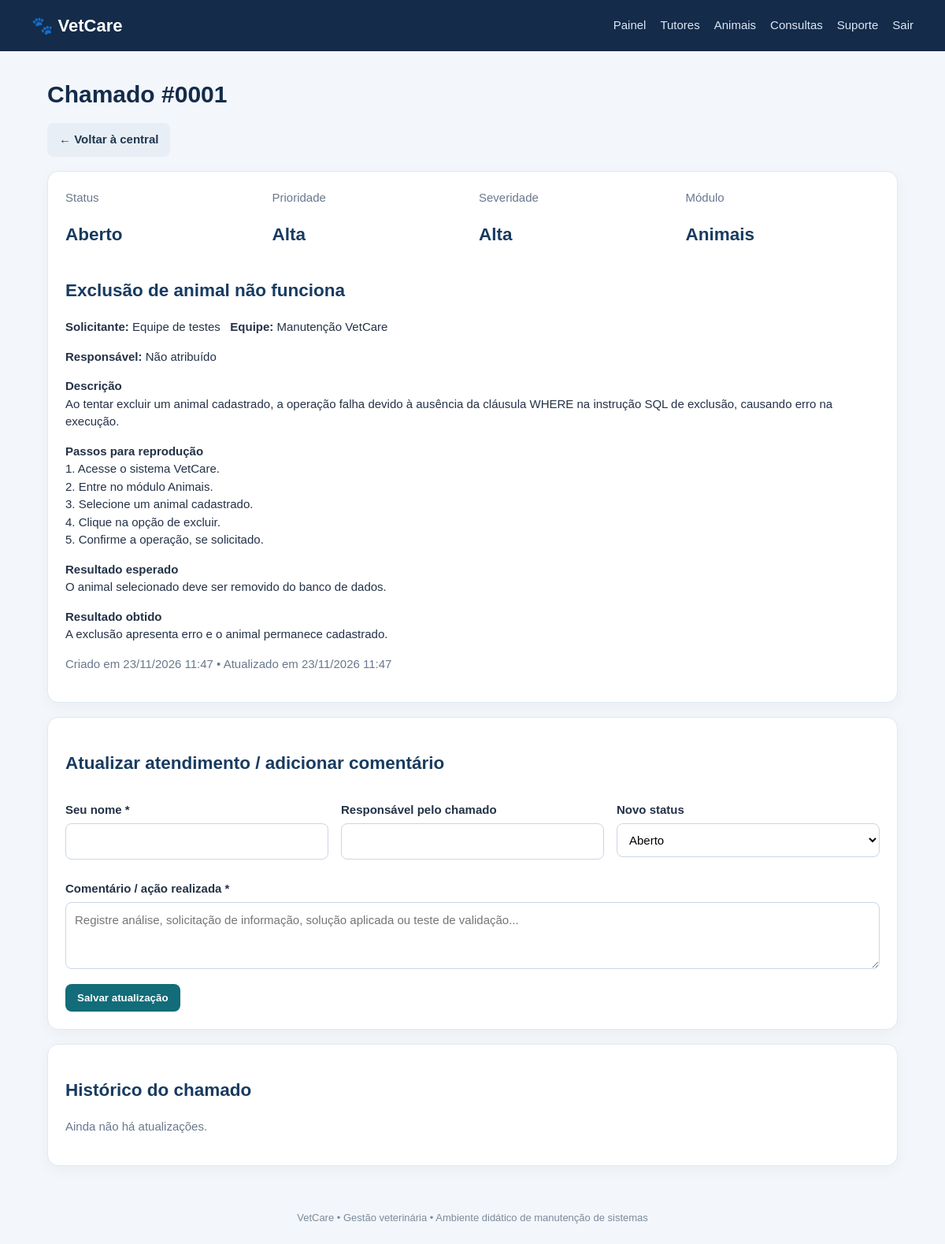
The app's page /chamados/ver.php?id=1 (signed in) with its own data.
### tables this page shows
CREATE TABLE chamados (
  id INT AUTO_INCREMENT PRIMARY KEY,
  titulo VARCHAR(160) NOT NULL,
  modulo VARCHAR(60) NOT NULL,
  solicitante VARCHAR(120) NOT NULL,
  equipe VARCHAR(100),
  descricao TEXT NOT NULL,
  passos TEXT NOT NULL,
  resultado_esperado TEXT NOT NULL,
  resultado_obtido TEXT NOT NULL,
  severidade ENUM('Baixa','Média','Alta','Crítica') NOT NULL DEFAULT 'Média',
  prioridade ENUM('Baixa','Média','Alta','Urgente') NOT NULL DEFAULT 'Média',
  status ENUM('Aberto','Em análise','Aguardando informações','Resolvido','Fechado') NOT NULL DEFAULT 'Aberto',
  responsavel VARCHAR(120),
  criado_em TIMESTAMP DEFAULT CURRENT_TIMESTAMP,
  atualizado_em TIMESTAMP DEFAULT CURRENT_TIMESTAMP ON UPDATE CURRENT_TIMESTAMP
);

### chamados/ver.php (the view, shortened to what this page needs)
<?php
require_once __DIR__.'/../config/database.php';require_once __DIR__.'/../config/auth.php';exigirLogin();
$id=(int)($_GET['id']??0);$s=$pdo->prepare("SELECT * FROM chamados WHERE id=?");$s->execute([$id]);$c=$s->fetch();
$h=$pdo->prepare("SELECT * FROM historico_chamados WHERE chamado_id=? ORDER BY criado_em DESC");$h->execute([$id]);$historico=$h->fetchAll();
include __DIR__.'/../includes/header.php';
?>
<h1>Chamado #<?=str_pad($id,4,'0',STR_PAD_LEFT)?></h1>
<div class="actions"><a class="btn secondary" href="index.php">← Voltar à central</a></div>
<section class="panel"><div class="grid"><div><span class="muted">Status</span><h2><?=htmlspecialchars($c['status'])?></h2></div><div><span class="muted">Prioridade</span><h2><?=htmlspecialchars($c['prioridade'])?></h2></div><div><span class="muted">Severidade</span><h2><?=htmlspecialchars($c['severidade'])?></h2></div><div><span class="muted">Módulo</span><h2><?=htmlspecialchars($c['modulo'])?></h2></div></div>
<h2><?=htmlspecialchars($c['titulo'])?></h2>
<p><b>Solicitante:</b> <?=htmlspecialchars($c['solicitante'])?> &nbsp; <b>Equipe:</b> <?=htmlspecialchars($c['equipe']?:'Não informada')?></p>
<p><b>Responsável:</b> <?=htmlspecialchars($c['responsavel']?:'Não atribuído')?></p>
<p><b>Descrição</b><br><?=nl2br(htmlspecialchars($c['descricao']))?></p>
<p><b>Passos para reprodução</b><br><?=nl2br(htmlspecialchars($c['passos']))?></p>
<p><b>Resultado esperado</b><br><?=nl2br(htmlspecialchars($c['resultado_esperado']))?></p>
<p><b>Resultado obtido</b><br><?=nl2br(htmlspecialchars($c['resultado_obtido']))?></p>
<p class="muted">Criado em <?=date('d/m/Y H:i',strtotime($c['criado_em']))?> • Atualizado em <?=date('d/m/Y H:i',strtotime($c['atualizado_em']))?></p>
</section>
<section class="panel"><h2>Atualizar atendimento / adicionar comentário</h2>
<form method="post"><div class="grid">
<div class="field"><label>Seu nome *</label><input name="autor" required></div>
<div class="field"><label>Responsável pelo chamado</label><input name="responsavel" value="<?=htmlspecialchars($c['responsavel']??'')?>"></div>
<div class="field"><label>Novo status</label><select name="status"><?php foreach(['Aberto','Em análise','Aguardando informações','Resolvido','Fechado'] as $v):?><option <?=$c['status']===$v?'selected':''?>><?=$v?></option><?php endforeach;?></select></div>
</div><div class="field"><label>Comentário / ação realizada *</label><textarea name="comentario" placeholder="Registre análise, solicitação de informação, solução aplicada ou teste de validação..." required></textarea></div><button>Salvar atualização</button></form>
</section>
<section class="panel"><h2>Histórico do chamado</h2>
<?php if(!$historico):?><p class="muted">Ainda não há atualizações.</p><?php endif;?>
</section>
<?php include __DIR__.'/../includes/footer.php';?>

### assets/style.css (style rules this page uses)
* { box-sizing:border-box }
body { margin:0;background:#f3f6fa;color:#243247;font:15px/1.5 Arial,sans-serif }
h1 { margin:0 0 8px;color:#142b4a }
h2 { color:#183b60 }
.muted { color:#68788d }
.panel,.stat,.login-box { background:white;border:1px solid #e1e8f0;border-radius:14px;padding:22px;box-shadow:0 5px 18px #203c5b0a;margin:18px 0 }
.grid { display:grid;grid-template-columns:repeat(auto-fit,minmax(210px,1fr));gap:16px }
.actions { display:flex;gap:8px;flex-wrap:wrap;margin:14px 0 }
.btn,button { display:inline-block;border:0;border-radius:8px;padding:10px 15px;background:#126c79;color:white;text-decoration:none;cursor:pointer;font-weight:700 }
.btn.secondary { background:#e8eef5;color:#20364e }
form .field { margin:13px 0 }
label { display:block;font-weight:700;margin-bottom:5px }
input,select,textarea { width:100%;padding:11px;border:1px solid #cbd6e2;border-radius:8px;font:inherit;background:#fff }
textarea { min-height:85px }

### records on screen
chamados: status "Aberto", prioridade "Alta", severidade "Alta", modulo "Animais", titulo "Exclusão de animal não funciona", solicitante "Equipe de testes", equipe "Manutenção VetCare", responsavel "Não atribuído", descricao "Ao tentar excluir um animal cadastrado, a operação falha devido à ausência da cláusula WHERE na instrução SQL de exclusão, causando erro na execução.", passos "1. Acesse o sistema VetCare. 2. Entre no módulo Animais. 3. Selecione um animal cadastrado. 4. Clique na opção de excluir. 5. Confirme a operação, se solicitado.", resultado_esperado "O animal selecionado deve ser removido do banco de dados.", resultado_obtido "A exclusão apresenta erro e o animal permanece cadastrado.", criado_em "23/11/2026 11:47", atualizado_em "23/11/2026 11:47"

### other values on screen
str_pad($id,4,'0',STR_PAD_LEFT) "0001"
